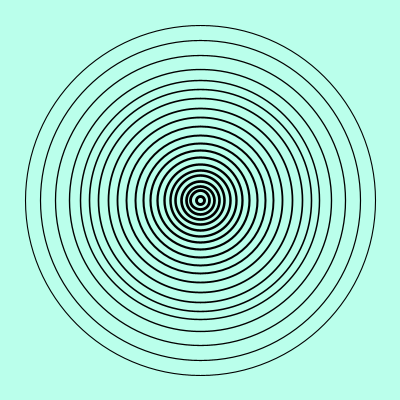
Frame 1 (no input)
Frame 60 (the mouse pressed at the canvas centre just before this capture): identical to frame 1, image omitted
Frame 120 (the mouse held since frame 60 and released just before this capture): identical to frame 1, image omitted

The Processing sketch that drew this single still picture (run headless with seeded random() and noise(); from frame 60 on, the mouse is pressed at the canvas centre):

// Processing sketch: processing_165697
// ── processing_165697.pde


void setup (){
  size (400, 400);
  
  smooth();
}
  

  void draw (){
background(186,255,235);   
noFill(); 
strokeWeight(1.1);
ellipse (200,200,350,350);
strokeWeight(1.2);
ellipse (200, 200, 320,320);
strokeWeight(1.29);
ellipse (200, 200, 290, 290);
strokeWeight(1.38);
ellipse (200,200, 262,262);
strokeWeight(1.47);
ellipse (200,200, 239,239);
strokeWeight(1.56);
ellipse (200,200, 222, 222);
strokeWeight(1.65);
ellipse (200,200, 204, 204);
strokeWeight(1.74);
ellipse (200, 200, 184, 184);
strokeWeight(1.83);
ellipse (200, 200, 165, 165);
strokeWeight(1.92);
ellipse (200, 200, 147, 147);
strokeWeight(2.01);
ellipse (200, 200, 130,130);
strokeWeight(2.1);
ellipse (200, 200, 114, 114);
strokeWeight(2.19);
ellipse (200, 200, 99, 99);
strokeWeight(2.28);
ellipse (200, 200, 85,85);
strokeWeight (2.37);
ellipse (200, 200, 72,72);
strokeWeight(2.46);
ellipse (200,200,60,60);
strokeWeight(2.55);
ellipse (200, 200, 49,49);
strokeWeight(2.64);
ellipse (200, 200, 38,38);
strokeWeight(2.73);
ellipse (200, 200,28,28);
strokeWeight(2.82);
ellipse (200, 200, 19, 19);
strokeWeight (2.91);
ellipse (200, 200, 8, 8);
strokeWeight (3);



 
  }

  
